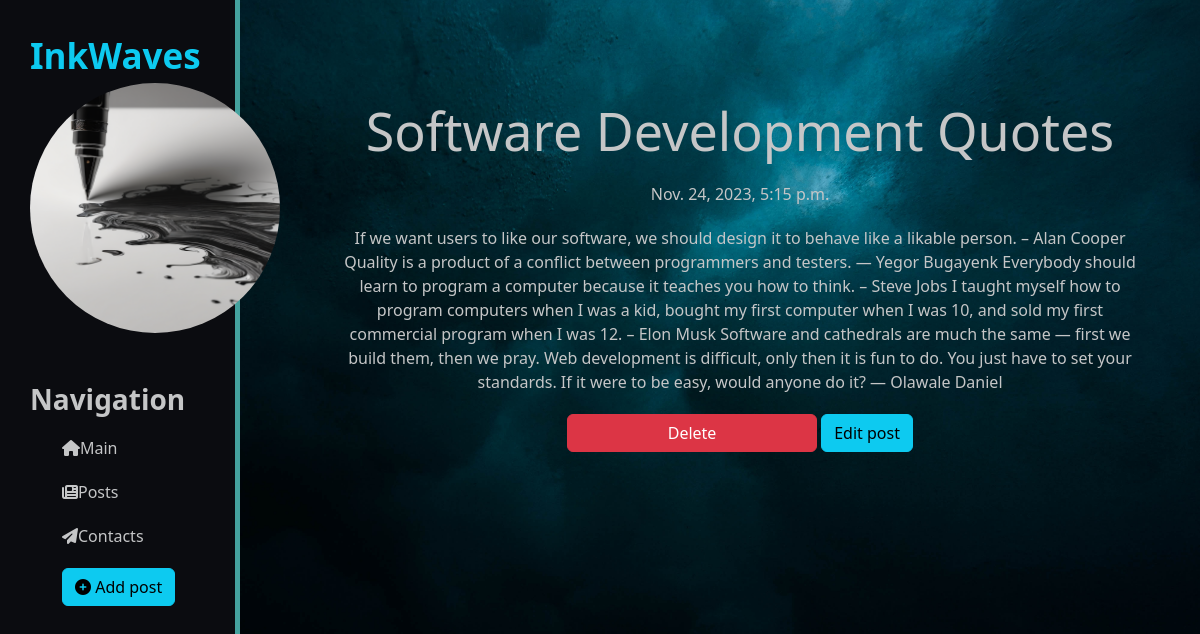
Page /posts/3 on the committed database.
### posts/models.py (models this page shows, shortened)
class Articles(models.Model):
    title = models.CharField('Title', max_length=50, default='Untitled')
    announcement = models.CharField('Announcement', max_length=250, default='')
    full_text = models.TextField('Article')
    date = models.DateTimeField('Date')
    class Meta:
        verbose_name = 'Post'
        verbose_name_plural = 'Posts'

### posts/views.py (the view)
# urls.py: path('<int:pk>', views.PostDetailView.as_view(), name='post-detail'),
class PostDetailView(DetailView):
    model = Articles
    template_name = 'posts/details_view.html'
    context_object_name = 'Article'

### posts/templates/posts/details_view.html (shortened to what this page needs)
{% extends 'main/layout.html' %}
{% block content %}
    <div class="features">
        <div class="detail_post">
            <h1>{{ Article.title }}</h1>
            <p>{{ Article.date }}</p>
            <p>{{ Article.full_text }}</p>
            <a href="{% url 'post-delete' Article.id %}" class="btn btn-danger">Delete</a>
            <a href="{% url 'post-update' Article.id %}" class="btn btn-info">Edit post</a>
        </div>
    </div>
{% endblock %}

### main/static/main/css/main.css (style rules this page uses)
body { color: #C5C6C7; }
#bg { background-size: 100%; background-repeat: no-repeat; background-attachment: fixed; background-position: center; }
main .features { margin-left: 20%; padding-top: 100px; padding-bottom: 100px; text-align: center; width: 75%; }
main .features h1 { font-size: 52px; }
main .features p { margin: 20px auto; }
.detail_post { margin-left: 100px; min-height:100%; }
.btn-warning, .btn-danger { width: 250px; }

### rows in the picture
Articles: title "Software Development Quotes", date "Nov. 24, 2023, 5:15 p.m.", full_text "If we want users to like our software, we should design it to behave like a likable person. – Alan Cooper Quality is a product of a conflict between programmers and testers. ― Yegor Bugayenk Everybody should learn to program a computer because it teaches you how to think. – Steve Jobs I taught myself how to program computers when I was a kid, bought my first computer when I was 10, and sold my first commercial program when I was 12. – Elon Musk Software and cathedrals are much the same — first we build them, then we pray. Web development is difficult, only then it is fun to do. You just have to set your standards. If it were to be easy, would anyone do it? ― Olawale Daniel"
